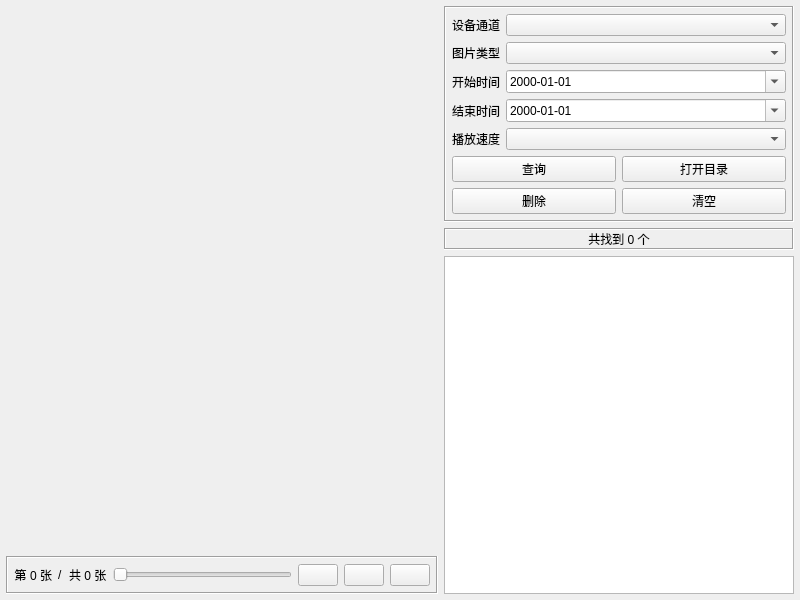
<?xml version="1.0" encoding="UTF-8"?>
<ui version="4.0">
 <class>frmVideoPlayImage</class>
 <widget class="QWidget" name="frmVideoPlayImage">
  <property name="geometry">
   <rect>
    <x>0</x>
    <y>0</y>
    <width>800</width>
    <height>600</height>
   </rect>
  </property>
  <property name="windowTitle">
   <string>Form</string>
  </property>
  <layout class="QGridLayout" name="gridLayout_2">
   <property name="leftMargin">
    <number>6</number>
   </property>
   <property name="topMargin">
    <number>6</number>
   </property>
   <property name="rightMargin">
    <number>6</number>
   </property>
   <property name="bottomMargin">
    <number>6</number>
   </property>
   <item row="0" column="0">
    <widget class="QWidget" name="widgetVideo" native="true">
     <property name="sizePolicy">
      <sizepolicy hsizetype="Expanding" vsizetype="Expanding">
       <horstretch>0</horstretch>
       <verstretch>0</verstretch>
      </sizepolicy>
     </property>
     <layout class="QGridLayout" name="gridLayout">
      <property name="leftMargin">
       <number>0</number>
      </property>
      <property name="topMargin">
       <number>0</number>
      </property>
      <property name="rightMargin">
       <number>0</number>
      </property>
      <property name="bottomMargin">
       <number>0</number>
      </property>
      <property name="spacing">
       <number>1</number>
      </property>
     </layout>
    </widget>
   </item>
   <item row="0" column="1" rowspan="2">
    <widget class="QWidget" name="widgetRight" native="true">
     <property name="minimumSize">
      <size>
       <width>350</width>
       <height>0</height>
      </size>
     </property>
     <property name="maximumSize">
      <size>
       <width>350</width>
       <height>16777215</height>
      </size>
     </property>
     <layout class="QVBoxLayout" name="verticalLayout">
      <property name="leftMargin">
       <number>0</number>
      </property>
      <property name="topMargin">
       <number>0</number>
      </property>
      <property name="rightMargin">
       <number>0</number>
      </property>
      <property name="bottomMargin">
       <number>0</number>
      </property>
      <item>
       <widget class="QFrame" name="frameRight">
        <property name="frameShape">
         <enum>QFrame::Box</enum>
        </property>
        <property name="frameShadow">
         <enum>QFrame::Sunken</enum>
        </property>
        <layout class="QGridLayout" name="gridLayout_4">
         <property name="leftMargin">
          <number>6</number>
         </property>
         <property name="topMargin">
          <number>6</number>
         </property>
         <property name="rightMargin">
          <number>6</number>
         </property>
         <property name="bottomMargin">
          <number>6</number>
         </property>
         <item row="0" column="0">
          <widget class="QLabel" name="labCh">
           <property name="text">
            <string>设备通道</string>
           </property>
          </widget>
         </item>
         <item row="0" column="1">
          <widget class="QComboBox" name="cboxCh">
           <property name="sizePolicy">
            <sizepolicy hsizetype="Expanding" vsizetype="Fixed">
             <horstretch>0</horstretch>
             <verstretch>0</verstretch>
            </sizepolicy>
           </property>
          </widget>
         </item>
         <item row="1" column="0">
          <widget class="QLabel" name="labType">
           <property name="text">
            <string>图片类型</string>
           </property>
          </widget>
         </item>
         <item row="1" column="1">
          <widget class="QComboBox" name="cboxType"/>
         </item>
         <item row="2" column="0">
          <widget class="QLabel" name="labDateStart">
           <property name="text">
            <string>开始时间</string>
           </property>
          </widget>
         </item>
         <item row="2" column="1">
          <widget class="QDateEdit" name="dateStart">
           <property name="displayFormat">
            <string>yyyy-MM-dd</string>
           </property>
           <property name="calendarPopup">
            <bool>true</bool>
           </property>
          </widget>
         </item>
         <item row="3" column="0">
          <widget class="QLabel" name="labDateEnd">
           <property name="text">
            <string>结束时间</string>
           </property>
          </widget>
         </item>
         <item row="3" column="1">
          <widget class="QDateEdit" name="dateEnd">
           <property name="displayFormat">
            <string>yyyy-MM-dd</string>
           </property>
           <property name="calendarPopup">
            <bool>true</bool>
           </property>
          </widget>
         </item>
         <item row="4" column="0">
          <widget class="QLabel" name="labSpeed">
           <property name="text">
            <string>播放速度</string>
           </property>
          </widget>
         </item>
         <item row="5" column="0" colspan="2">
          <layout class="QGridLayout" name="gridLayout_3">
           <item row="0" column="0">
            <widget class="QPushButton" name="btnSelect">
             <property name="text">
              <string>查询</string>
             </property>
            </widget>
           </item>
           <item row="0" column="1">
            <widget class="QPushButton" name="btnOpenDir">
             <property name="text">
              <string>打开目录</string>
             </property>
            </widget>
           </item>
           <item row="1" column="1">
            <widget class="QPushButton" name="btnClear">
             <property name="text">
              <string>清空</string>
             </property>
            </widget>
           </item>
           <item row="1" column="0">
            <widget class="QPushButton" name="btnDelete">
             <property name="text">
              <string>删除</string>
             </property>
            </widget>
           </item>
          </layout>
         </item>
         <item row="4" column="1">
          <widget class="QComboBox" name="cboxSpeed"/>
         </item>
        </layout>
       </widget>
      </item>
      <item>
       <widget class="QLabel" name="labTip">
        <property name="frameShape">
         <enum>QFrame::Box</enum>
        </property>
        <property name="frameShadow">
         <enum>QFrame::Sunken</enum>
        </property>
        <property name="text">
         <string>共找到 0 个</string>
        </property>
        <property name="alignment">
         <set>Qt::AlignCenter</set>
        </property>
       </widget>
      </item>
      <item>
       <widget class="QListWidget" name="listWidget"/>
      </item>
     </layout>
    </widget>
   </item>
   <item row="1" column="0">
    <widget class="QFrame" name="frameSlider">
     <property name="frameShape">
      <enum>QFrame::Box</enum>
     </property>
     <property name="frameShadow">
      <enum>QFrame::Sunken</enum>
     </property>
     <layout class="QHBoxLayout" name="horizontalLayout">
      <property name="leftMargin">
       <number>6</number>
      </property>
      <property name="topMargin">
       <number>6</number>
      </property>
      <property name="rightMargin">
       <number>6</number>
      </property>
      <property name="bottomMargin">
       <number>6</number>
      </property>
      <item>
       <widget class="QLabel" name="labPosition">
        <property name="styleSheet">
         <string notr="true"/>
        </property>
        <property name="text">
         <string>第 0 张</string>
        </property>
        <property name="alignment">
         <set>Qt::AlignRight|Qt::AlignTrailing|Qt::AlignVCenter</set>
        </property>
       </widget>
      </item>
      <item>
       <widget class="QLabel" name="label">
        <property name="text">
         <string>/</string>
        </property>
       </widget>
      </item>
      <item>
       <widget class="QLabel" name="labDuration">
        <property name="text">
         <string>共 0 张</string>
        </property>
        <property name="alignment">
         <set>Qt::AlignLeading|Qt::AlignLeft|Qt::AlignVCenter</set>
        </property>
       </widget>
      </item>
      <item>
       <widget class="XSlider" name="sliderPosition">
        <property name="styleSheet">
         <string notr="true"/>
        </property>
        <property name="orientation">
         <enum>Qt::Horizontal</enum>
        </property>
        <property name="invertedAppearance">
         <bool>false</bool>
        </property>
        <property name="invertedControls">
         <bool>false</bool>
        </property>
       </widget>
      </item>
      <item>
       <widget class="QPushButton" name="btnPlay">
        <property name="enabled">
         <bool>true</bool>
        </property>
        <property name="styleSheet">
         <string notr="true"/>
        </property>
        <property name="text">
         <string/>
        </property>
        <property name="checked">
         <bool>false</bool>
        </property>
       </widget>
      </item>
      <item>
       <widget class="QPushButton" name="btnStop">
        <property name="text">
         <string/>
        </property>
       </widget>
      </item>
      <item>
       <widget class="QPushButton" name="btnMute">
        <property name="text">
         <string/>
        </property>
       </widget>
      </item>
     </layout>
    </widget>
   </item>
  </layout>
 </widget>
 <customwidgets>
  <customwidget>
   <class>XSlider</class>
   <extends>QSlider</extends>
   <header>xslider.h</header>
  </customwidget>
 </customwidgets>
 <tabstops>
  <tabstop>cboxCh</tabstop>
  <tabstop>cboxType</tabstop>
  <tabstop>dateStart</tabstop>
  <tabstop>dateEnd</tabstop>
  <tabstop>btnSelect</tabstop>
  <tabstop>btnOpenDir</tabstop>
  <tabstop>btnDelete</tabstop>
  <tabstop>btnClear</tabstop>
  <tabstop>listWidget</tabstop>
  <tabstop>sliderPosition</tabstop>
  <tabstop>btnPlay</tabstop>
 </tabstops>
 <resources/>
 <connections/>
</ui>
